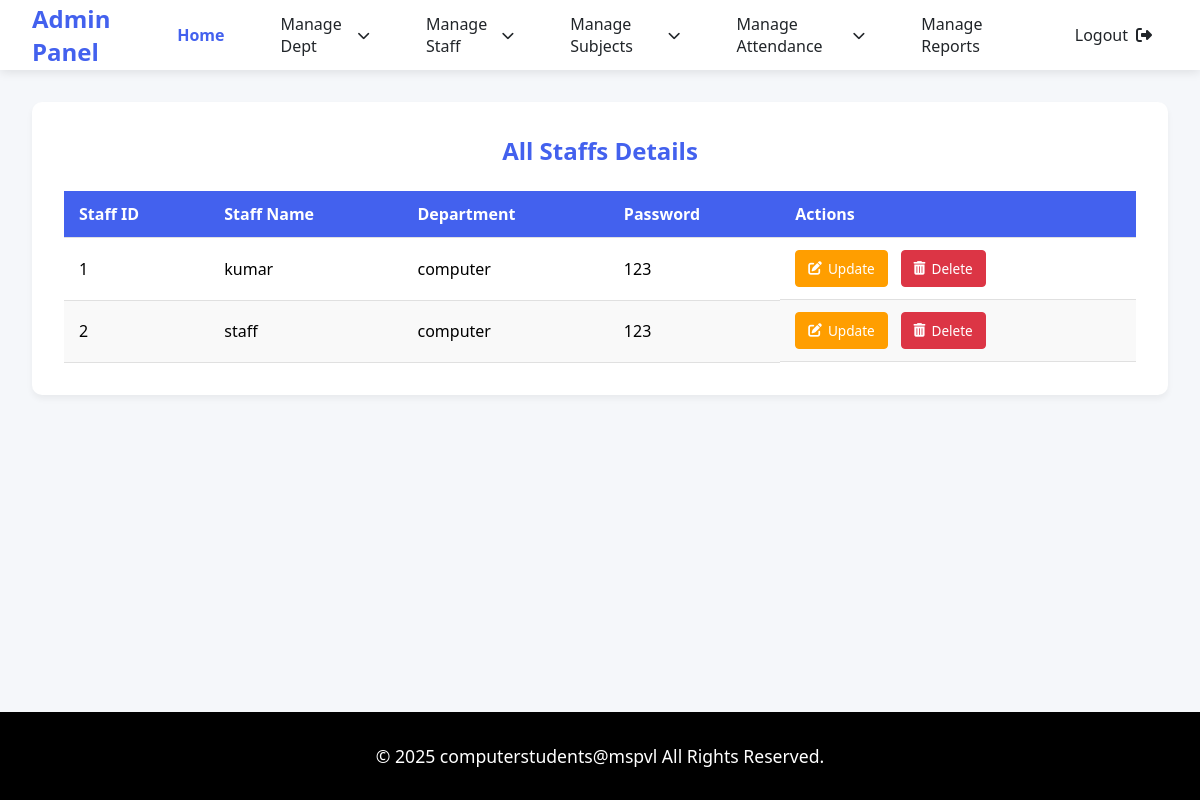
/view_staff, run on an earlier commit of the app's database.
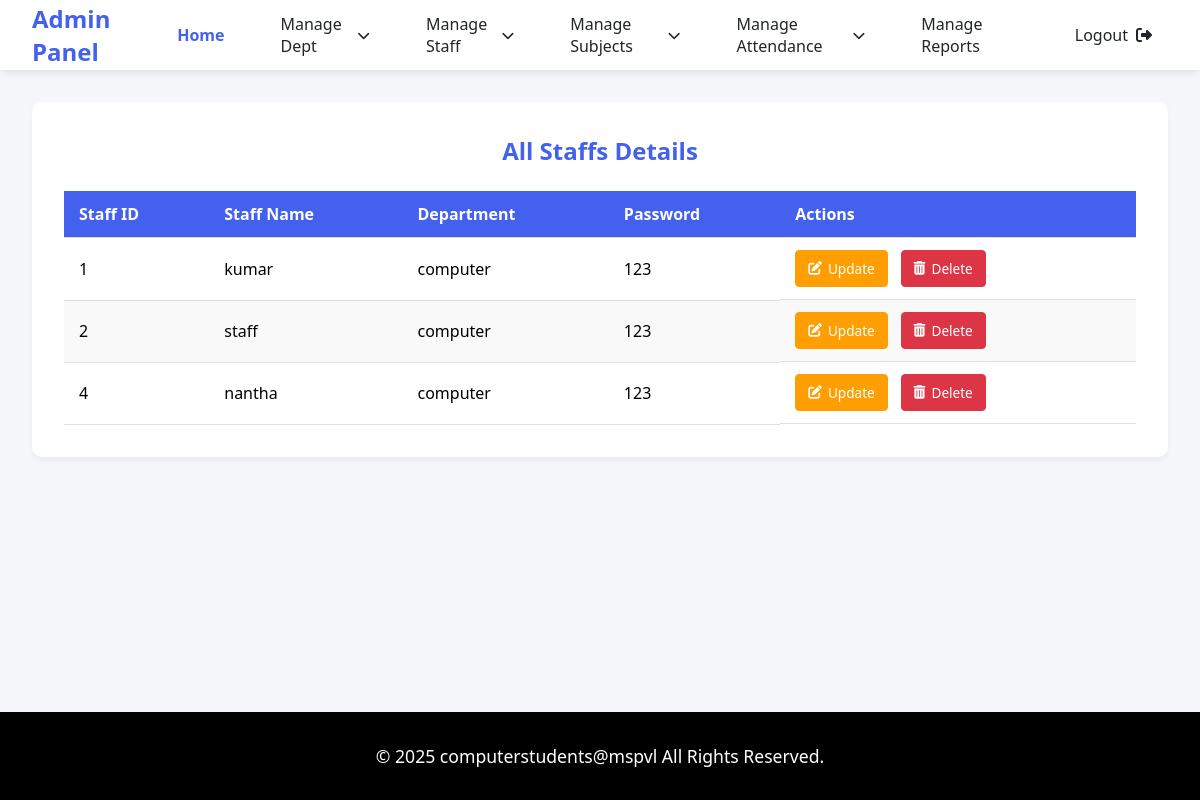
And on a later commit of the database.
### tables this page shows
CREATE TABLE "users_tb" (
	"userid"	INTEGER NOT NULL UNIQUE,
	"username"	TEXT NOT NULL,
	"dept"	TEXT NOT NULL,
	"pass"	TEXT NOT NULL,
	PRIMARY KEY("userid")
);

### app.py (the view)
@app.route('/view_staff')
def view_staff():
    con = sqlite3.connect('spm_db.db')
    cur = con.cursor()
    cur.execute("SELECT * FROM users_tb")
    data = cur.fetchall()
    con.close()
    return render_template('admin/view_staff.html', data = data)

### templates/admin/view_staff.html (shortened to what this page needs)
<!DOCTYPE html>
<html lang="en">
<head>
    <link rel="stylesheet" href="https://cdnjs.cloudflare.com/ajax/libs/font-awesome/6.4.0/css/all.min.css">
    <link rel="stylesheet" href="static/css/style.css">
</head>
<body>
    <nav class="navbar">
        <a href="#" class="navbar-brand">Admin Panel</a>
        <div class="nav-menu">
            <a href="{{url_for('admin_dashboard')}}" class="nav-item active">Home</a>
            <div class="dropdown">
                <a href="#" class="nav-item dropdown-toggle">Manage Dept</a>
            </div>
            <div class="dropdown">
                <a href="#" class="nav-item dropdown-toggle">Manage Staff</a>
            </div>
            <div class="dropdown">
                <a href="#" class="nav-item dropdown-toggle">Manage Subjects</a>
            </div>
            <div class="dropdown">
                <a href="#" class="nav-item dropdown-toggle">Manage Attendance</a>
            </div>
            <a href="report_generate_form.html" class="nav-item">Manage Reports</a>
            <a href="{{url_for('login')}}"class="nav-item" id="logout-link">
                <span>Logout</span>
                <i class="fas fa-sign-out-alt"></i>
            </a>
        </div>
    </nav>
    <div class="main-content">
        <div class="table-container">
            <h2>All Staffs Details</h2>
            <table class="dept-table">
                <thead>
                    <tr>
                        <th>Staff ID</th>
                        <th>Staff Name</th>
                        <th>Department</th>
                        <th>Password </th>
                        <th>Actions</th>
                    </tr>
                </thead>
                <tbody>
                    {% for row in data %}
                    <tr>
                        <td>{{ row[0] }}</td>
                        <td>{{ row[1] }}</td>
                        <td>{{ row[2] }}</td>
                        <td>{{ row[3] }}</td>
                        <td class="action-buttons">
                            <a href="{{ url_for('update_staff_form', userid=row[0],username=row[1],dept=row[2],password=row[3]) }}" class="btn-update">
                                <i class="fas fa-edit"></i> Update
                            </a>
                            <a href="{{ url_for('delete_staff', userid=row[0]) }}" class="btn-delete" onclick="return confirm('Are you sure you want to delete this department?')">
                                <i class="fas fa-trash-alt"></i> Delete
                            </a>
                        </td>
                    </tr>
                    {% endfor %}
                </tbody>
            </table>
        </div>
    </div>
    <footer class="footer">
        <p class="copyright">© 2025 computerstudents@mspvl All Rights Reserved.</p>
    </footer>
</body>
</html>

What changed in the data, as far as the page shows it:
added users_tb: userid "4", username "nantha", dept "computer", pass "123"
